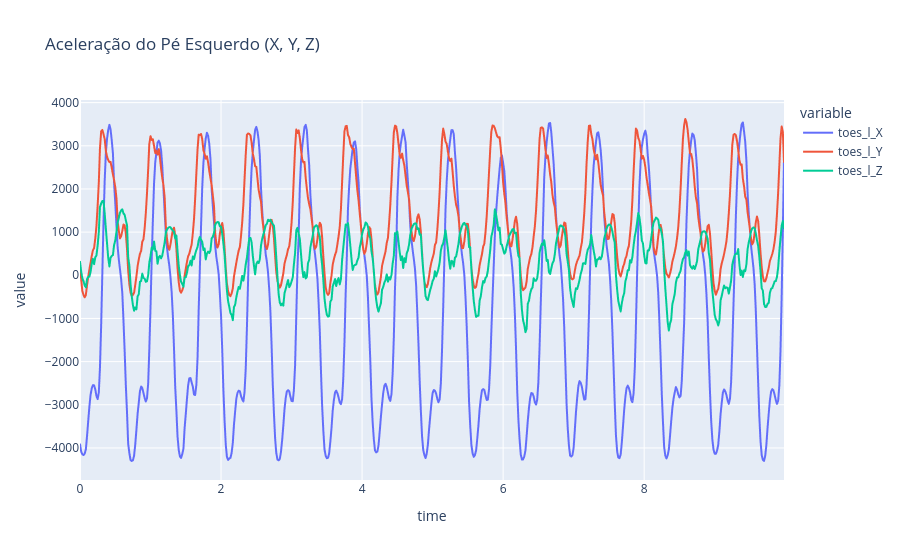

The notebook cell this image was saved under:
### Code cell
# Aceleração do Pé Esquerdo (X, Y, Z)
fig = px.line(df,
              x='time', 
              y=['toes_l_X', 'toes_l_Y', 'toes_l_Z'], 
              title='Aceleração do Pé Esquerdo (X, Y, Z)')
fig.show()

### Figure 1 — Plotly figure (JSON) as saved in the notebook; plotly's stock layout.template omitted (floating-point values rounded to 4 significant figures; data arrays with more than 128 entries replaced by an {"elided": "..."} marker saying what was removed)
{"data": [{"hovertemplate": "variable=toes_l_X<br>time=%{x}<br>value=%{y}<extra></extra>", "legendgroup": "toes_l_X", "line": {"color": "#636efa", "dash": "solid"}, "marker": {"symbol": "circle"}, "mode": "lines", "name": "toes_l_X", "showlegend": true, "type": "scattergl", "x": {"elided": "600 float values"}, "xaxis": "x", "y": {"elided": "600 float values"}, "yaxis": "y"}, {"hovertemplate": "variable=toes_l_Y<br>time=%{x}<br>value=%{y}<extra></extra>", "legendgroup": "toes_l_Y", "line": {"color": "#EF553B", "dash": "solid"}, "marker": {"symbol": "circle"}, "mode": "lines", "name": "toes_l_Y", "showlegend": true, "type": "scattergl", "x": {"elided": "600 float values"}, "xaxis": "x", "y": {"elided": "600 float values"}, "yaxis": "y"}, {"hovertemplate": "variable=toes_l_Z<br>time=%{x}<br>value=%{y}<extra></extra>", "legendgroup": "toes_l_Z", "line": {"color": "#00cc96", "dash": "solid"}, "marker": {"symbol": "circle"}, "mode": "lines", "name": "toes_l_Z", "showlegend": true, "type": "scattergl", "x": {"elided": "600 float values"}, "xaxis": "x", "y": {"elided": "600 float values"}, "yaxis": "y"}], "layout": {"legend": {"title": {"text": "variable"}, "tracegroupgap": 0}, "title": {"text": "Aceleração do Pé Esquerdo (X, Y, Z)"}, "xaxis": {"anchor": "y", "domain": [0, 1], "title": {"text": "time"}}, "yaxis": {"anchor": "x", "domain": [0, 1], "title": {"text": "value"}}}}
